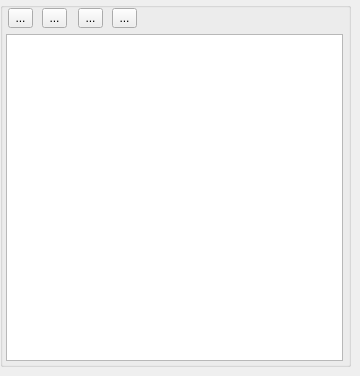
   <widget class="QWidget" name="pageVariables">
    <widget class="QGroupBox" name="groupBox_5">
     <property name="geometry">
      <rect>
       <x>0</x>
       <y>2</y>
       <width>351</width>
       <height>365</height>
      </rect>
     </property>
     <property name="title">
      <string/>
     </property>
     <widget class="QTableWidget" name="tableVar">
      <property name="geometry">
       <rect>
        <x>6</x>
        <y>32</y>
        <width>337</width>
        <height>327</height>
       </rect>
      </property>
     </widget>
     <widget class="QToolButton" name="buttonKeyAdd">
      <property name="geometry">
       <rect>
        <x>8</x>
        <y>6</y>
        <width>25</width>
        <height>20</height>
       </rect>
      </property>
      <property name="text">
       <string>...</string>
      </property>
     </widget>
     <widget class="QToolButton" name="buttonKeyDel">
      <property name="geometry">
       <rect>
        <x>42</x>
        <y>6</y>
        <width>25</width>
        <height>20</height>
       </rect>
      </property>
      <property name="text">
       <string>...</string>
      </property>
     </widget>
     <widget class="QToolButton" name="buttonKeyDown">
      <property name="geometry">
       <rect>
        <x>78</x>
        <y>6</y>
        <width>25</width>
        <height>20</height>
       </rect>
      </property>
      <property name="text">
       <string>...</string>
      </property>
     </widget>
     <widget class="QToolButton" name="buttonKeyUp">
      <property name="geometry">
       <rect>
        <x>112</x>
        <y>6</y>
        <width>25</width>
        <height>20</height>
       </rect>
      </property>
      <property name="text">
       <string>...</string>
      </property>
     </widget>
    </widget>
   </widget>
